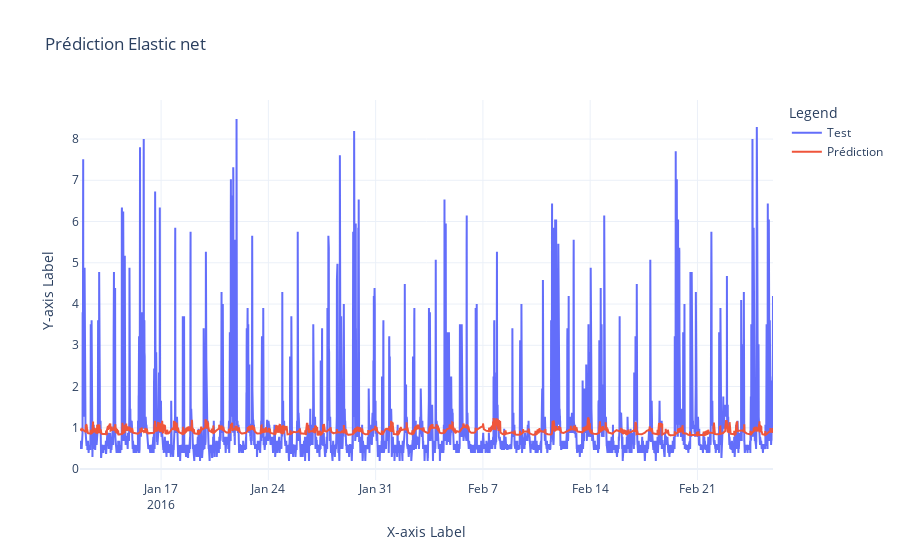

Notebook cell for this chart:
### Code cell
model = ElasticNet(l1_ratio=0.041864406779661016,alpha=1.6627118644067798)
model.fit(X_train,y_train)

y_pred = model.predict(X_test)

print(f"Le MAPE est {mape(y_test.to_numpy(),y_pred)}")
print(f"Le RMSE est {rmse(y_test.to_numpy(),y_pred)}")

# Create the figure
fig = go.Figure()

# Add the second line
fig.add_trace(go.Scatter(x=data.index[:len(y_pred)], y=y_test, mode='lines', name='Test'))

# Add the first line
fig.add_trace(go.Scatter(x=data.index[:len(y_pred)], y=y_pred, mode='lines', name='Prédiction'))

# Customize layout
fig.update_layout(
    title="Prédiction Elastic net",
    xaxis_title="X-axis Label",
    yaxis_title="Y-axis Label",
    legend_title="Legend",
    template="plotly_white"
)

# Show the plot
fig.show()

### Figure 1 — Plotly figure (JSON) as saved in the notebook; plotly's stock layout.template omitted (floating-point values rounded to 4 significant figures; data arrays with more than 128 entries replaced by an {"elided": "..."} marker saying what was removed)
{"data": [{"mode": "lines", "name": "Test", "type": "scatter", "x": {"elided": "6513 str values"}, "y": {"elided": "6513 float values"}}, {"mode": "lines", "name": "Prédiction", "type": "scatter", "x": {"elided": "6513 str values"}, "y": {"elided": "6513 float values"}}], "layout": {"legend": {"title": {"text": "Legend"}}, "title": {"text": "Prédiction Elastic net"}, "xaxis": {"title": {"text": "X-axis Label"}}, "yaxis": {"title": {"text": "Y-axis Label"}}}}
